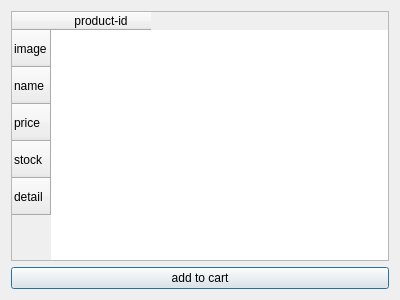
<?xml version="1.0" encoding="UTF-8"?>
<ui version="4.0">
 <class>ProductDialog</class>
 <widget class="QDialog" name="ProductDialog">
  <property name="geometry">
   <rect>
    <x>0</x>
    <y>0</y>
    <width>400</width>
    <height>300</height>
   </rect>
  </property>
  <property name="windowTitle">
   <string>Dialog</string>
  </property>
  <layout class="QGridLayout" name="gridLayout">
   <item row="1" column="0">
    <widget class="QPushButton" name="addToCartPushButton">
     <property name="text">
      <string>add to cart</string>
     </property>
    </widget>
   </item>
   <item row="0" column="0">
    <widget class="QTableWidget" name="tableWidget">
     <property name="editTriggers">
      <set>QAbstractItemView::EditTrigger::NoEditTriggers</set>
     </property>
     <property name="iconSize">
      <size>
       <width>80</width>
       <height>80</height>
      </size>
     </property>
     <property name="showGrid">
      <bool>false</bool>
     </property>
     <attribute name="verticalHeaderDefaultSectionSize">
      <number>37</number>
     </attribute>
     <row>
      <property name="text">
       <string>image</string>
      </property>
     </row>
     <row>
      <property name="text">
       <string>name</string>
      </property>
     </row>
     <row>
      <property name="text">
       <string>price</string>
      </property>
     </row>
     <row>
      <property name="text">
       <string>stock</string>
      </property>
     </row>
     <row>
      <property name="text">
       <string>detail</string>
      </property>
     </row>
     <column>
      <property name="text">
       <string>product-id</string>
      </property>
     </column>
    </widget>
   </item>
  </layout>
 </widget>
 <resources/>
 <connections/>
</ui>
